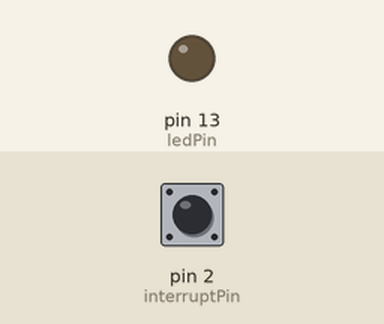
The sketch below on a simulated Arduino Mega 2560, built with avr-gcc and run on an emulated ATmega2560. On the bench: output pins drawn as LEDs (lit = HIGH). The inputs (shaded band) are chosen by the test bench; at power-on: pin 2 (interruptPin) HIGH.

Above: at 1.2 s.
1.3 s: pin 2 (interruptPin) pulled LOW for 0.15 s
At 1.37 s:
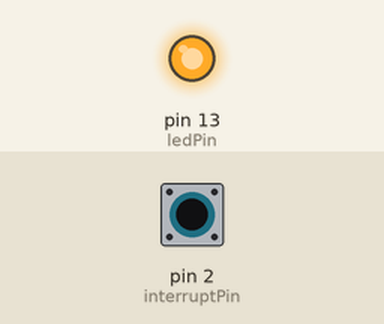
2.9 s: pin 2 (interruptPin) pulled LOW for 3.2 s
At 6.5 s:
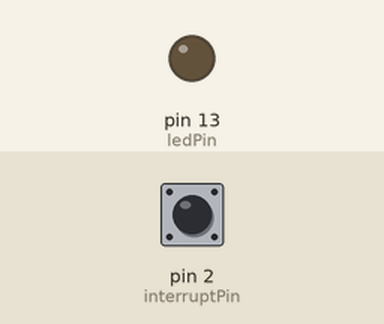
Timing chart, 0 to 8.0 s (numbered marks = the images above; inputs shaded):
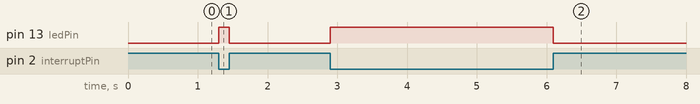

The sketch:

SYN6988_Test.ino
```cpp
const byte ledPin = 13;
const byte interruptPin = 2;
volatile byte state = LOW;

void speak(char* msg) {
  Serial1.write(0xFD);
  Serial1.write((byte)0x0);
  Serial1.write(2 + strlen(msg));
  Serial1.write(0x01);
  Serial1.write((byte)0x0);
  Serial1.write(msg);
}

void waitForSpeech(unsigned long timeout = 500000) {
  unsigned long start = millis();
  bool done = false;
  while ( ! done && (millis() - start) < timeout ) {
    while ( Serial1.available() ) {
      if ( Serial1.read() == 0x4F ) {
        done = true;
        break;
      }
    }
  }
}

void busy() {
  state = !state;
  digitalWrite(ledPin, state);
}

void setup() {
  pinMode(ledPin, OUTPUT);
  pinMode(interruptPin, INPUT_PULLUP);
  attachInterrupt(digitalPinToInterrupt(interruptPin), busy, CHANGE);
  Serial.begin(115200);
  Serial1.begin(115200);
}

void loop() {
  speak("[t3][s5][v10]Hello Internet, This is the S Y N 6 9 8 8 speech generation module. I can speak 2 languages. [s0] I can talk very slowly! [s10] or very fast! [s5][t10] I can talk like a young girl! [t0] or like an old girl![t3]then talk normally.");
waitForSpeech();
delay(2000);
}
```

Measured:
- after the input at 1.3 s, pin 13 (ledPin): LOW → HIGH at once, → LOW 0.15 s later
- after the input at 2.9 s, pin 13 (ledPin): LOW → HIGH at once, → LOW 3.2 s later
